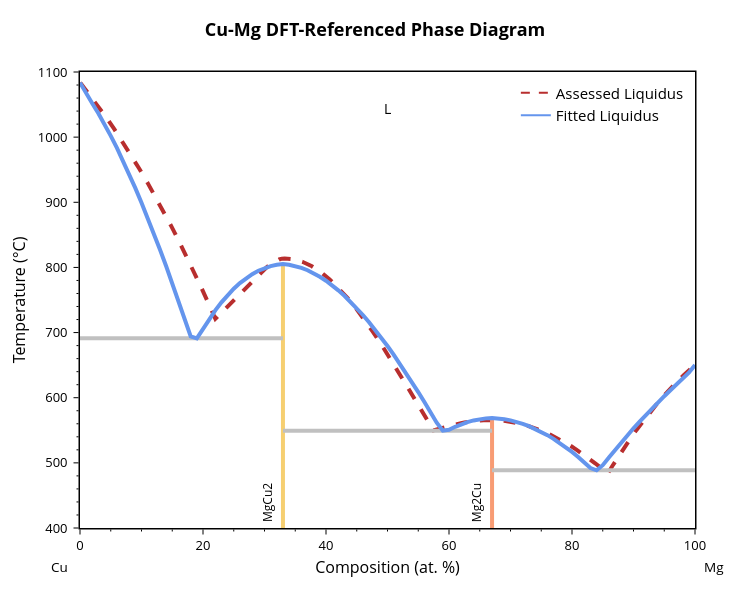
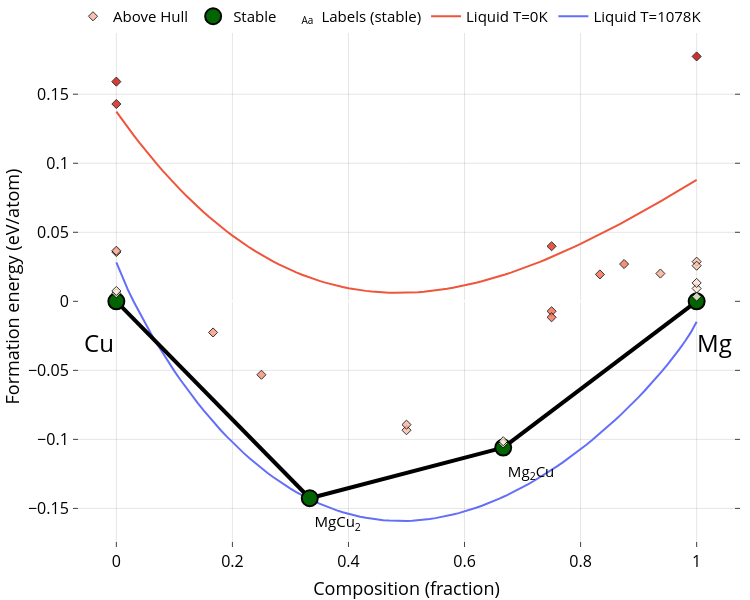

Notebook code for these charts, in order:
### Markdown cell above
## 2 - Fitting the liquid free energy for a single binary system

`BinaryLiquid.from_cache()` assembles all of the above - MPDS data, DFT convex hull, and elemental constants - into a single object ready for fitting.

`fit_parameters()` then:
1. Identifies invariant points (eutectics, peritectics, congruent melting) from the liquidus and solid-phase data.
2. Filters to those that have matching DFT compounds.
3. Ranks constraint combinations by viability and runs Nelder-Mead optimization for each.

The diagrams below illustrate how invariant points on the phase diagram translate into thermodynamic constraints on the mixing parameters.

<img src="../assets/invariant_points_and_reactions.png" style="max-width: 100%; height: 480px; object-fit: contain; object-position: left center; display: block; margin: 0 !important;">

### Code cell
param_format = 'comb-exp'  # options: 'linear', 'combined', 'comb-exp'

cu_mg_system = BinaryLiquid.from_cache('Cu-Mg', param_format=param_format)

# n_opts controls how many constraint combinations are explored; higher values are slower but more thorough
fit_results = cu_mg_system.fit_parameters(verbose=True, n_opts=5)
best_fit = min(fit_results, key=lambda x: x.get('mae', float('inf')), default={})

print("\n--- Cu-Mg fitting results ---")
for field, value in best_fit.items():
    print(f"  {field.upper():12s}: {value:.3f}" if isinstance(value, float) else f"  {field.upper():12s}: {value}")

cu_mg_plotter = BLPlotter(cu_mg_system)
cu_mg_plotter.show('fit+liq')   # Fitted liquidus vs. digitized experimental data
cu_mg_plotter.show('ch+g')      # T=0K DFT convex hull with overlaid liquid G curves
cu_mg_plotter.show('nmp')       # Nelder-Mead optimization path through parameter space

### Figure 1 — Plotly figure (JSON) as saved in the notebook; plotly's stock layout.template omitted (floating-point values rounded to 4 significant figures)
{"data": [{"line": {"color": "#B82E2E", "dash": "dash", "width": 4}, "mode": "lines", "showlegend": false, "type": "scatter", "x": [0.03812, 1.448, 2.85, 4.236, 5.606, 6.96, 8.298, 9.62, 10.93, 12.22, 13.5, 14.76, 16.01, 17.24, 18.46, 19.66, 20.86, 22.01, 22.94, 23.87, 24.74, 25.57, 26.36, 27.11, 27.82, 28.49, 29.13, 29.73, 30.31, 30.86, 31.38, 31.89, 32.37, 32.83, 33.28, 34.77, 36.25, 37.71, 39.16, 40.6, 42.02, 43.44, 44.85, 46.26, 47.66, 49.06, 50.46, 51.86, 53.26, 54.66, 56.07, 57.47, 58.03, 58.61, 59.18, 59.75, 60.31, 60.86, 61.41, 61.95, 62.49, 63.02, 63.55, 64.08, 64.6, 65.12, 65.63, 66.15, 66.66, 67.94, 69.2, 70.44, 71.66, 72.85, 74.03, 75.18, 76.32, 77.44, 78.55, 79.63, 80.7, 81.76, 82.8, 83.83, 84.84, 85.81, 86.53, 87.3, 88.07, 88.85, 89.65, 90.45, 91.27, 92.1, 92.93, 93.78, 94.64, 95.5, 96.38, 97.27, 98.16, 99.06, 99.96], "y": [1084.0, 1067.0, 1049.0, 1031.0, 1012.0, 992.4, 972.4, 951.9, 930.9, 909.4, 887.4, 864.9, 841.9, 818.5, 794.6, 770.3, 745.6, 721.0, 729.8, 738.7, 747.2, 755.4, 763.2, 770.6, 777.5, 783.9, 789.8, 795.2, 799.9, 804.0, 807.4, 810.2, 812.2, 813.4, 813.9, 812.5, 808.3, 801.7, 792.8, 781.7, 768.6, 753.8, 737.5, 719.7, 700.7, 680.7, 659.9, 638.4, 616.4, 594.2, 571.8, 549.8, 551.4, 553.0, 554.6, 556.0, 557.4, 558.7, 559.9, 560.9, 561.9, 562.8, 563.5, 564.2, 564.7, 565.1, 565.4, 565.6, 565.7, 565.3, 564.2, 562.4, 559.9, 556.8, 553.1, 548.9, 544.1, 538.8, 533.1, 527.0, 520.5, 513.6, 506.4, 498.9, 491.2, 483.6, 494.8, 506.3, 517.5, 528.6, 539.5, 550.1, 560.6, 570.7, 580.7, 590.4, 599.8, 608.9, 617.8, 626.4, 634.6, 642.6, 650.1]}, {"hovertemplate": "label=MgCu2<br>x=%{x}<br>t=%{y}<extra></extra>", "legendgroup": "MgCu2", "line": {"color": "rgb(246, 207, 113)", "dash": "solid", "width": 4}, "marker": {"symbol": "circle"}, "mode": "lines", "name": "MgCu2", "orientation": "v", "showlegend": false, "type": "scatter", "x": [33, 33, 33, 33, 33, 33, 33, 33, 33, 33, 33, 33, 33, 33, 33, 33, 33, 33, 33, 33, 33, 33, 33, 33, 33, 33, 33, 33, 33, 33, 33, 33, 33, 33, 33, 33, 33, 33, 33, 33, 33, 33, 33], "xaxis": "x", "y": [549.4, 757.4, 767.3, 727.0, 692.1, 652.4, 783.4, 775.9, 789.7, 794.9, 802.1, 799.0, 791.1, 785.8, 804.1, 704.3, 716.0, 608.7, 593.3, 561.7, 577.7, 623.7, 638.2, 737.5, 747.3, 805.1, 805.1, 746.4, 705.6, 691.1, 666.1, 679.4, 756.4, 764.9, 779.6, 772.6, 795.7, 799.4, 804.1, 802.2, 720.5, 734.0, -273.1], "yaxis": "y"}, {"hovertemplate": "label=Mg2Cu<br>x=%{x}<br>t=%{y}<extra></extra>", "legendgroup": "Mg2Cu", "line": {"color": "rgb(248, 156, 116)", "dash": "solid", "width": 4}, "marker": {"symbol": "circle"}, "mode": "lines", "name": "Mg2Cu", "orientation": "v", "showlegend": false, "type": "scatter", "x": [67, 67, 67, 67, 67, 67, 67, 67, 67, 67, 67, 67, 67, 67, 67, 67, 67, 67, 67, 67, 67, 67, 67, 67, 67, 67, 67, 67], "xaxis": "x", "y": [488.5, 549.4, 556.4, 542.5, 492.0, 500.8, 509.0, 568.9, 550.8, 547.7, 552.3, 530.7, 536.9, 524.0, 516.7, 567.1, 565.3, 559.9, 562.9, 568.3, 568.9, 559.3, 555.4, 562.5, 565.1, 568.3, 567.0, -273.1], "yaxis": "y"}, {"hovertemplate": "x=%{x}<br>y=%{y}<extra></extra>", "legendgroup": "", "line": {"color": "Silver", "dash": "solid", "width": 4}, "marker": {"symbol": "circle"}, "mode": "lines", "name": "", "orientation": "v", "showlegend": false, "type": "scatter", "x": [67, 84, 100], "xaxis": "x", "y": [488.5, 488.5, 488.5], "yaxis": "y"}, {"hovertemplate": "x=%{x}<br>y=%{y}<extra></extra>", "legendgroup": "", "line": {"color": "Silver", "dash": "solid", "width": 4}, "marker": {"symbol": "circle"}, "mode": "lines", "name": "", "orientation": "v", "showlegend": false, "type": "scatter", "x": [33, 59, 67], "xaxis": "x", "y": [549.4, 549.4, 549.4], "yaxis": "y"}, {"hovertemplate": "x=%{x}<br>y=%{y}<extra></extra>", "legendgroup": "", "line": {"color": "Silver", "dash": "solid", "width": 4}, "marker": {"symbol": "circle"}, "mode": "lines", "name": "", "orientation": "v", "showlegend": false, "type": "scatter", "x": [0, 19, 33], "xaxis": "x", "y": [691.1, 691.1, 691.1], "yaxis": "y"}, {"hovertemplate": "label=L<br>x=%{x}<br>t=%{y}<extra></extra>", "legendgroup": "L", "line": {"color": "cornflowerblue", "dash": "solid", "width": 4}, "marker": {"symbol": "circle"}, "mode": "lines", "name": "L", "orientation": "v", "showlegend": false, "type": "scatter", "x": [0, 1, 2, 3, 4, 5, 6, 7.0, 8, 9, 10, 11, 12, 13, 14.0, 15, 16, 17, 18, 19, 20, 21, 22, 23, 24, 25, 26, 27, 28.0, 29.0, 30, 31, 32, 33, 34, 35, 36, 37, 38, 39, 40, 41, 42, 43, 44, 45, 46, 47, 48, 49, 50, 51, 52, 53, 54, 55.0, 56.0, 57.0, 58.0, 59, 60, 61, 62, 63, 64, 65, 66, 67, 68, 69, 70, 71, 72, 73, 74, 75, 76, 77, 78, 79, 80, 81, 82, 83, 84, 85, 86, 87, 88, 89, 90, 91, 92, 93, 94, 95, 96, 97, 98, 99, 100], "xaxis": "x", "y": [1084.0, 1066.0, 1052.0, 1036.0, 1020.0, 1002.0, 983.4, 963.8, 943.2, 921.8, 899.4, 876.3, 852.3, 827.6, 802.2, 776.1, 749.4, 722.1, 694.2, 691.1, 705.6, 720.5, 734.0, 746.4, 757.4, 767.3, 775.9, 783.4, 789.7, 794.9, 799.0, 802.1, 804.1, 805.1, 804.1, 802.2, 799.4, 795.7, 791.1, 785.8, 779.6, 772.6, 764.9, 756.4, 747.3, 737.5, 727.0, 716.0, 704.3, 692.1, 679.4, 666.1, 652.4, 638.2, 623.7, 608.7, 593.3, 577.7, 561.7, 549.4, 550.8, 555.4, 559.3, 562.5, 565.1, 567.0, 568.3, 568.9, 568.3, 567.1, 565.3, 562.9, 559.9, 556.4, 552.3, 547.7, 542.5, 536.9, 530.7, 524.0, 516.7, 509.0, 500.8, 492.0, 488.5, 496.4, 508.4, 520.1, 531.4, 542.4, 553.0, 563.4, 573.5, 583.4, 592.9, 602.3, 611.5, 620.5, 629.4, 638.4, 650.1], "yaxis": "y"}, {"line": {"color": "#B82E2E", "dash": "dash"}, "mode": "lines", "name": "Assessed Liquidus", "showlegend": true, "type": "scatter", "x": [null], "y": [null]}, {"marker": {"color": "cornflowerblue"}, "mode": "lines", "name": "Fitted Liquidus", "showlegend": true, "type": "scatter", "x": [null], "y": [null]}], "layout": {"annotations": [{"borderpad": 5, "font": {"color": "black", "size": 12}, "showarrow": false, "text": "MgCu2", "textangle": -90, "x": 30.5, "y": 400, "yanchor": "bottom"}, {"borderpad": 5, "font": {"color": "black", "size": 12}, "showarrow": false, "text": "Mg2Cu", "textangle": -90, "x": 64.5, "y": 400, "yanchor": "bottom"}, {"font": {"color": "black", "size": 14}, "showarrow": false, "text": "L", "x": 50, "y": 1044}, {"font": {"color": "black", "size": 13.5}, "showarrow": false, "text": "Cu", "x": -0.05, "xanchor": "left", "xref": "paper", "y": -0.086, "yanchor": "middle", "yref": "paper"}, {"font": {"color": "black", "size": 13.5}, "showarrow": false, "text": "Mg", "x": 1.05, "xanchor": "right", "xref": "paper", "y": -0.086, "yanchor": "middle", "yref": "paper"}], "font": {"color": "black", "size": 13}, "height": 600, "legend": {"font": {"size": 15}, "x": 0.99, "xanchor": "right", "y": 0.99, "yanchor": "top"}, "margin": {"b": 72, "r": 55, "t": 72}, "plot_bgcolor": "white", "showlegend": true, "title": {"font": {"color": "black", "size": 18}, "text": "<b>Cu-Mg DFT-Referenced Phase Diagram</b>", "x": 0.5, "xanchor": "center", "yanchor": "bottom"}, "width": 750, "xaxis": {"linecolor": "black", "linewidth": 1.5, "minor": {"nticks": 5, "tickcolor": "black", "ticklen": 2, "ticks": "outside", "tickwidth": 1}, "mirror": true, "range": [0, 100], "showline": true, "tickcolor": "black", "tickformat": ".0f", "ticklen": 5, "ticks": "outside", "tickwidth": 1, "title": {"font": {"size": 16}, "standoff": 8, "text": "Composition (at. %)"}}, "yaxis": {"linecolor": "black", "linewidth": 1.5, "minor": {"nticks": 5, "tickcolor": "black", "ticklen": 2, "ticks": "outside", "tickwidth": 1}, "mirror": true, "range": [400, 1100], "showline": true, "tickcolor": "black", "ticklen": 5, "ticks": "outside", "ticksuffix": " ", "tickwidth": 1, "title": {"font": {"size": 16}, "standoff": 8, "text": "Temperature (°C)"}}}}

### Figure 2 — Plotly figure (JSON) as saved in the notebook; plotly's stock layout.template omitted (floating-point values rounded to 4 significant figures)
{"data": [{"mode": "lines", "name": "Liquid T=1078K", "type": "scatter", "x": [0, 0.01, 0.02, 0.03, 0.04, 0.05, 0.06, 0.07, 0.08, 0.09, 0.1, 0.11, 0.12, 0.13, 0.14, 0.15, 0.16, 0.17, 0.18, 0.19, 0.2, 0.21, 0.22, 0.23, 0.24, 0.25, 0.26, 0.27, 0.28, 0.29, 0.3, 0.31, 0.32, 0.33, 0.34, 0.35, 0.36, 0.37, 0.38, 0.39, 0.4, 0.41, 0.42, 0.43, 0.44, 0.45, 0.46, 0.47, 0.48, 0.49, 0.5, 0.51, 0.52, 0.53, 0.54, 0.55, 0.56, 0.57, 0.58, 0.59, 0.6, 0.61, 0.62, 0.63, 0.64, 0.65, 0.66, 0.67, 0.68, 0.69, 0.7, 0.71, 0.72, 0.73, 0.74, 0.75, 0.76, 0.77, 0.78, 0.79, 0.8, 0.81, 0.82, 0.83, 0.84, 0.85, 0.86, 0.87, 0.88, 0.89, 0.9, 0.91, 0.92, 0.93, 0.94, 0.95, 0.96, 0.97, 0.98, 0.99, 1], "y": [0.02821, 0.01752, 0.008269, -0.0003442, -0.00849, -0.01625, -0.02368, -0.0308, -0.03764, -0.04422, -0.05055, -0.05664, -0.06251, -0.06816, -0.0736, -0.07883, -0.08387, -0.08871, -0.09336, -0.09782, -0.1021, -0.1062, -0.1101, -0.1139, -0.1175, -0.1209, -0.1242, -0.1273, -0.1302, -0.133, -0.1356, -0.1381, -0.1405, -0.1426, -0.1447, -0.1466, -0.1483, -0.15, -0.1514, -0.1528, -0.154, -0.1551, -0.156, -0.1568, -0.1575, -0.1581, -0.1585, -0.1588, -0.159, -0.1591, -0.159, -0.1589, -0.1586, -0.1582, -0.1577, -0.157, -0.1563, -0.1554, -0.1545, -0.1534, -0.1522, -0.1509, -0.1495, -0.148, -0.1464, -0.1447, -0.1429, -0.141, -0.139, -0.1369, -0.1347, -0.1324, -0.13, -0.1275, -0.1249, -0.1222, -0.1194, -0.1165, -0.1135, -0.1104, -0.1072, -0.1039, -0.1005, -0.09696, -0.09335, -0.08964, -0.08582, -0.08188, -0.07784, -0.07367, -0.06937, -0.06495, -0.06038, -0.05566, -0.05077, -0.04569, -0.04039, -0.03483, -0.02892, -0.02249, -0.01475]}, {"mode": "lines", "name": "Liquid T=0K", "type": "scatter", "x": [0, 0.01, 0.02, 0.03, 0.04, 0.05, 0.06, 0.07, 0.08, 0.09, 0.1, 0.11, 0.12, 0.13, 0.14, 0.15, 0.16, 0.17, 0.18, 0.19, 0.2, 0.21, 0.22, 0.23, 0.24, 0.25, 0.26, 0.27, 0.28, 0.29, 0.3, 0.31, 0.32, 0.33, 0.34, 0.35, 0.36, 0.37, 0.38, 0.39, 0.4, 0.41, 0.42, 0.43, 0.44, 0.45, 0.46, 0.47, 0.48, 0.49, 0.5, 0.51, 0.52, 0.53, 0.54, 0.55, 0.56, 0.57, 0.58, 0.59, 0.6, 0.61, 0.62, 0.63, 0.64, 0.65, 0.66, 0.67, 0.68, 0.69, 0.7, 0.71, 0.72, 0.73, 0.74, 0.75, 0.76, 0.77, 0.78, 0.79, 0.8, 0.81, 0.82, 0.83, 0.84, 0.85, 0.86, 0.87, 0.88, 0.89, 0.9, 0.91, 0.92, 0.93, 0.94, 0.95, 0.96, 0.97, 0.98, 0.99, 1], "y": [0.1374, 0.1315, 0.1258, 0.1202, 0.1147, 0.1095, 0.1043, 0.09934, 0.0945, 0.08981, 0.08527, 0.08088, 0.07662, 0.07251, 0.06854, 0.0647, 0.06101, 0.05744, 0.05402, 0.05072, 0.04756, 0.04452, 0.04162, 0.03884, 0.03618, 0.03365, 0.03124, 0.02896, 0.02679, 0.02474, 0.0228, 0.02098, 0.01928, 0.01768, 0.0162, 0.01482, 0.01355, 0.01239, 0.01133, 0.01038, 0.009527, 0.008773, 0.008118, 0.00756, 0.007098, 0.006729, 0.006453, 0.006269, 0.006173, 0.006166, 0.006246, 0.00641, 0.006658, 0.006989, 0.0074, 0.00789, 0.008458, 0.009102, 0.009821, 0.01061, 0.01148, 0.01241, 0.01342, 0.01449, 0.01562, 0.01682, 0.01809, 0.01941, 0.0208, 0.02224, 0.02374, 0.0253, 0.02691, 0.02857, 0.03028, 0.03205, 0.03386, 0.03571, 0.03762, 0.03956, 0.04155, 0.04358, 0.04565, 0.04776, 0.0499, 0.05207, 0.05428, 0.05653, 0.0588, 0.0611, 0.06343, 0.06578, 0.06816, 0.07056, 0.07299, 0.07543, 0.07789, 0.08037, 0.08286, 0.08537, 0.08789]}, {"hoverinfo": "none", "line": {"color": "black", "width": 4}, "mode": "lines", "showlegend": false, "type": "scatter", "x": [0.3333, 0, null, 0.6667, 1, null, 0.3333, 0.6667, null], "y": [-0.1426, 0, null, -0.106, 0, null, -0.1426, -0.106, null]}, {"hoverinfo": "skip", "mode": "text", "name": "Labels (stable)", "opacity": 1, "showlegend": true, "text": ["MgCu<sub>2</sub>", "Mg<sub>2</sub>Cu"], "textposition": ["bottom right", "bottom right"], "type": "scatter", "visible": true, "x": [0.3413, 0.6747], "y": [-0.1556, -0.119]}, {"error_y": {"array": [0, 0, 0, 0], "color": "gray", "thickness": 2.5, "type": "data", "width": 5}, "hoverinfo": "text", "hoverlabel": {"font": {"size": 14}}, "hovertext": ["MgCu<sub>2</sub> (mp-1038-GGA) <br>  Formation energy: -0.143 eV/atom <br>  (Stable)", "Cu (mp-30-GGA) <br>  Formation energy: 0.0 eV/atom <br>  (Stable)", "Mg<sub>2</sub>Cu (mp-2481-GGA) <br>  Formation energy: -0.106 eV/atom <br>  (Stable)", "Mg (mp-1056702-GGA) <br>  Formation energy: 0.0 eV/atom <br>  (Stable)"], "marker": {"color": "darkgreen", "line": {"color": "black", "width": 2}, "size": 16}, "mode": "markers", "name": "Stable", "opacity": 0.99, "showlegend": true, "type": "scatter", "x": [0.3333, 0, 0.6667, 1], "y": [-0.1426, 0, -0.106, 0]}, {"hoverinfo": "text", "hoverlabel": {"font": {"size": 14}}, "hovertext": ["Cu (mp-1010136-GGA) <br>  Formation energy: 0.036 eV/atom <br>  Energy Above Hull: (+0.036 eV/atom)", "Cu (mp-1120774-GGA) <br>  Formation energy: 0.159 eV/atom <br>  Energy Above Hull: (+0.159 eV/atom)", "Cu (mp-989695-GGA) <br>  Formation energy: 0.006 eV/atom <br>  Energy Above Hull: (+0.006 eV/atom)", "Cu (mp-989782-GGA) <br>  Formation energy: 0.007 eV/atom <br>  Energy Above Hull: (+0.007 eV/atom)", "Cu (mp-998890-GGA) <br>  Formation energy: 0.037 eV/atom <br>  Energy Above Hull: (+0.037 eV/atom)", "Cu (mp-1059259-GGA) <br>  Formation energy: 0.143 eV/atom <br>  Energy Above Hull: (+0.143 eV/atom)", "Mg (mp-1056351-GGA) <br>  Formation energy: 0.029 eV/atom <br>  Energy Above Hull: (+0.029 eV/atom)", "Mg (mp-1094122-GGA) <br>  Formation energy: 0.003 eV/atom <br>  Energy Above Hull: (+0.003 eV/atom)", "Mg (mp-153-GGA) <br>  Formation energy: 0.009 eV/atom <br>  Energy Above Hull: (+0.009 eV/atom)", "Mg (mp-973364-GGA) <br>  Formation energy: 0.013 eV/atom <br>  Energy Above Hull: (+0.013 eV/atom)", "Mg (mp-110-GGA) <br>  Formation energy: 0.026 eV/atom <br>  Energy Above Hull: (+0.026 eV/atom)", "Mg (mp-1247180-GGA) <br>  Formation energy: 0.177 eV/atom <br>  Energy Above Hull: (+0.177 eV/atom)", "MgCu (mp-2672345-GGA) <br>  Formation energy: -0.093 eV/atom <br>  Energy Above Hull: (+0.031 eV/atom)", "MgCu (mp-972916-GGA) <br>  Formation energy: -0.089 eV/atom <br>  Energy Above Hull: (+0.035 eV/atom)", "MgCu<sub>3</sub> (mp-1185856-GGA) <br>  Formation energy: -0.053 eV/atom <br>  Energy Above Hull: (+0.054 eV/atom)", "MgCu<sub>5</sub> (mp-1185860-GGA) <br>  Formation energy: -0.023 eV/atom <br>  Energy Above Hull: (+0.049 eV/atom)", "Mg<sub>2</sub>Cu (mp-1052023-GGA) <br>  Formation energy: -0.103 eV/atom <br>  Energy Above Hull: (+0.003 eV/atom)", "Mg<sub>2</sub>Cu (mp-865014-GGA) <br>  Formation energy: -0.101 eV/atom <br>  Energy Above Hull: (+0.005 eV/atom)", "Mg<sub>3</sub>Cu (mp-1016224-GGA) <br>  Formation energy: 0.04 eV/atom <br>  Energy Above Hull: (+0.119 eV/atom)", "Mg<sub>3</sub>Cu (mp-978279-GGA) <br>  Formation energy: -0.007 eV/atom <br>  Energy Above Hull: (+0.072 eV/atom)", "Mg<sub>3</sub>Cu (mp-2479851-GGA) <br>  Formation energy: -0.012 eV/atom <br>  Energy Above Hull: (+0.068 eV/atom)", "Mg<sub>5</sub>Cu (mp-1185803-GGA) <br>  Formation energy: 0.019 eV/atom <br>  Energy Above Hull: (+0.072 eV/atom)", "Mg<sub>7</sub>Cu (mp-1016285-GGA) <br>  Formation energy: 0.027 eV/atom <br>  Energy Above Hull: (+0.067 eV/atom)", "Mg<sub>15</sub>Cu (mp-1023610-GGA) <br>  Formation energy: 0.02 eV/atom <br>  Energy Above Hull: (+0.04 eV/atom)"], "marker": {"color": [0.036, 0.159, 0.006, 0.007, 0.037, 0.143, 0.029, 0.003, 0.009, 0.013, 0.026, 0.177, 0.031, 0.035, 0.054, 0.049, 0.003, 0.005, 0.119, 0.072, 0.068, 0.072, 0.067, 0.04], "colorscale": [[0, "#fff5e3"], [0.5, "#f24324"], [1, "#c40000"]], "line": {"color": "black", "width": 1}, "opacity": 0.8, "size": 7, "symbol": "diamond"}, "mode": "markers", "name": "Above Hull", "showlegend": true, "type": "scatter", "x": [0, 0, 0, 0, 0, 0, 1, 1, 1, 1, 1, 1, 0.5, 0.5, 0.25, 0.1667, 0.6667, 0.6667, 0.75, 0.75, 0.75, 0.8333, 0.875, 0.9375], "y": [0.03571, 0.1591, 0.005766, 0.007492, 0.03664, 0.1429, 0.02872, 0.003384, 0.009279, 0.01333, 0.0258, 0.1774, -0.09334, -0.08933, -0.05318, -0.02256, -0.1029, -0.1013, 0.03988, -0.007182, -0.01155, 0.01948, 0.027, 0.02011]}], "layout": {"annotations": [{"align": "center", "font": {"color": "#000000", "size": 24}, "opacity": 1, "showarrow": false, "text": "Cu", "x": -0.03, "xref": "x", "y": -0.03, "yref": "y"}, {"align": "center", "font": {"color": "#000000", "size": 24}, "opacity": 1, "showarrow": false, "text": "Mg", "x": 1.03, "xref": "x", "y": -0.03, "yref": "y"}], "autosize": true, "coloraxis": {"colorbar": {"x": 1, "y": 0.05, "yanchor": "top"}}, "font": {"color": "black", "size": 15}, "height": 600, "hovermode": "closest", "legend": {"orientation": "h", "tracegroupgap": 7, "traceorder": "reversed", "x": 0, "xanchor": "left", "y": 1.05}, "margin": {"b": 10, "l": 10, "pad": 0, "r": 10, "t": 0}, "paper_bgcolor": "white", "plot_bgcolor": "white", "showlegend": true, "width": 750, "xaxis": {"anchor": "y", "gridcolor": "rgba(0,0,0,0.1)", "mirror": "ticks", "nticks": 8, "showgrid": true, "showline": true, "side": "bottom", "tickfont": {"color": "black", "size": 16}, "ticks": "inside", "title": {"font": {"color": "#000000", "size": 18}, "text": "Composition (fraction)"}, "type": "linear", "zeroline": false}, "yaxis": {"anchor": "x", "gridcolor": "rgba(0,0,0,0.1)", "mirror": "ticks", "showgrid": true, "showline": true, "side": "left", "tickfont": {"color": "black", "size": 16}, "ticks": "inside", "title": {"font": {"color": "#000000", "size": 18}, "text": "Formation energy (eV/atom)"}, "type": "linear"}}}
